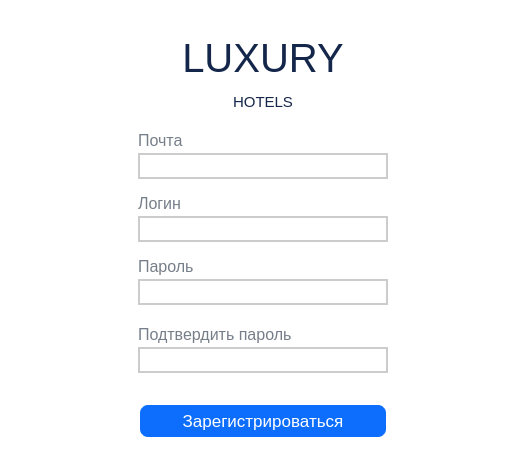
<?xml version="1.0" encoding="UTF-8"?>
<ui version="4.0">
 <class>Registration</class>
 <widget class="QWidget" name="Registration">
  <property name="geometry">
   <rect>
    <x>0</x>
    <y>0</y>
    <width>526</width>
    <height>475</height>
   </rect>
  </property>
  <property name="windowTitle">
   <string>Form</string>
  </property>
  <property name="styleSheet">
   <string notr="true">QWidget
{
	background-color: white;
}

QLabel
{
	color: #767e89;
}
QLabel#label
{
	color: #000;
}

QLineEdit
{
	border: none;
	border: 2px solid #ccc;
}

QLineEdit:focus
{
	border-bottom: 2px solid #28a2a2;
}

QPushButton
{
	background-color: #0d6efd;
	border: 2px solid #fff;
	color: #fff;
	border-radius: 10px;
	padding: 6px;
	margin-top: 10px 
}

QPushButton:hover, QPushButton:clicked
{
		background-color: #0b5ed7;
		border: 2px solid #9ac3fe;
}</string>
  </property>
  <layout class="QGridLayout" name="gridLayout">
   <item row="0" column="0">
    <widget class="QWidget" name="widget" native="true">
     <layout class="QGridLayout" name="gridLayout_2">
      <item row="1" column="2">
       <spacer name="horizontalSpacer_4">
        <property name="orientation">
         <enum>Qt::Horizontal</enum>
        </property>
        <property name="sizeHint" stdset="0">
         <size>
          <width>40</width>
          <height>20</height>
         </size>
        </property>
       </spacer>
      </item>
      <item row="2" column="1">
       <spacer name="verticalSpacer_3">
        <property name="orientation">
         <enum>Qt::Vertical</enum>
        </property>
        <property name="sizeHint" stdset="0">
         <size>
          <width>20</width>
          <height>40</height>
         </size>
        </property>
       </spacer>
      </item>
      <item row="1" column="1">
       <layout class="QVBoxLayout" name="verticalLayout_5">
        <property name="spacing">
         <number>20</number>
        </property>
        <item>
         <widget class="QLabel" name="label_4">
          <property name="font">
           <font>
            <pointsize>20</pointsize>
           </font>
          </property>
          <property name="styleSheet">
           <string notr="true">QLabel#label_4
{
	color: black;
}</string>
          </property>
          <property name="text">
           <string>&lt;html&gt;&lt;head/&gt;&lt;body&gt;&lt;p align=&quot;center&quot;&gt;&lt;span style=&quot; font-size:40px; color:#14274a; text-decoration: none&quot;&gt;LUXURY&lt;/span&gt;&lt;/p&gt;&lt;p align=&quot;center&quot;&gt;&lt;span style=&quot; font-size:15px; color:#14274a; text-decoration: none&quot;&gt;HOTELS&lt;/span&gt;&lt;/p&gt;&lt;/body&gt;&lt;/html&gt;</string>
          </property>
          <property name="alignment">
           <set>Qt::AlignCenter</set>
          </property>
         </widget>
        </item>
        <item>
         <layout class="QVBoxLayout" name="verticalLayout_6">
          <property name="spacing">
           <number>15</number>
          </property>
          <property name="topMargin">
           <number>0</number>
          </property>
          <item>
           <layout class="QVBoxLayout" name="verticalLayout_3">
            <property name="spacing">
             <number>3</number>
            </property>
            <property name="topMargin">
             <number>0</number>
            </property>
            <property name="bottomMargin">
             <number>0</number>
            </property>
            <item>
             <widget class="QLabel" name="label_8">
              <property name="font">
               <font>
                <pointsize>12</pointsize>
               </font>
              </property>
              <property name="text">
               <string>Почта</string>
              </property>
             </widget>
            </item>
            <item>
             <widget class="QLineEdit" name="email_edit">
              <property name="minimumSize">
               <size>
                <width>250</width>
                <height>0</height>
               </size>
              </property>
              <property name="font">
               <font>
                <pointsize>13</pointsize>
               </font>
              </property>
             </widget>
            </item>
           </layout>
          </item>
          <item>
           <layout class="QVBoxLayout" name="verticalLayout_7">
            <property name="spacing">
             <number>3</number>
            </property>
            <item>
             <widget class="QLabel" name="label_5">
              <property name="font">
               <font>
                <pointsize>12</pointsize>
               </font>
              </property>
              <property name="text">
               <string>Логин</string>
              </property>
             </widget>
            </item>
            <item>
             <widget class="QLineEdit" name="login_edit">
              <property name="minimumSize">
               <size>
                <width>250</width>
                <height>0</height>
               </size>
              </property>
              <property name="font">
               <font>
                <pointsize>13</pointsize>
               </font>
              </property>
              <property name="text">
               <string/>
              </property>
             </widget>
            </item>
           </layout>
          </item>
          <item>
           <layout class="QVBoxLayout" name="verticalLayout_8">
            <property name="spacing">
             <number>3</number>
            </property>
            <item>
             <widget class="QLabel" name="label_6">
              <property name="font">
               <font>
                <pointsize>12</pointsize>
               </font>
              </property>
              <property name="text">
               <string>Пароль</string>
              </property>
             </widget>
            </item>
            <item>
             <widget class="QLineEdit" name="password_edit">
              <property name="font">
               <font>
                <pointsize>13</pointsize>
               </font>
              </property>
              <property name="toolTip">
               <string>&lt;!DOCTYPE HTML PUBLIC &quot;-//W3C//DTD HTML 4.0//EN&quot; &quot;http://www.w3.org/TR/REC-html40/strict.dtd&quot;&gt;
&lt;html&gt;&lt;head&gt;&lt;meta name=&quot;qrichtext&quot; content=&quot;1&quot; /&gt;&lt;meta charset=&quot;utf-8&quot; /&gt;&lt;style type=&quot;text/css&quot;&gt;
p, li { white-space: pre-wrap; }
hr { height: 1px; border-width: 0; }
li.unchecked::marker { content: &quot;\2610&quot;; }
li.checked::marker { content: &quot;\2612&quot;; }
&lt;/style&gt;&lt;/head&gt;&lt;body style=&quot; font-family:'Segoe UI'; font-size:9pt; font-weight:400; font-style:normal;&quot;&gt;
&lt;p style=&quot; margin-top:0px; margin-bottom:0px; margin-left:0px; margin-right:0px; -qt-block-indent:0; text-indent:0px;&quot;&gt;&lt;span style=&quot; font-size:11pt;&quot;&gt;Пароль из 8 символов&lt;br /&gt;1 Заглавная буква, &lt;br /&gt;1 специальный символ,&lt;/span&gt;&lt;/p&gt;
&lt;p style=&quot; margin-top:0px; margin-bottom:0px; margin-left:0px; margin-right:0px; -qt-block-indent:0; text-indent:0px;&quot;&gt;&lt;span style=&quot; font-size:11pt;&quot;&gt;1 цифра.&lt;/span&gt;&lt;/p&gt;&lt;/body&gt;&lt;/html&gt;</string>
              </property>
              <property name="inputMethodHints">
               <set>Qt::ImhHiddenText|Qt::ImhNoAutoUppercase|Qt::ImhNoPredictiveText|Qt::ImhSensitiveData</set>
              </property>
              <property name="inputMask">
               <string/>
              </property>
              <property name="echoMode">
               <enum>QLineEdit::Password</enum>
              </property>
             </widget>
            </item>
           </layout>
          </item>
         </layout>
        </item>
        <item>
         <layout class="QVBoxLayout" name="verticalLayout_9" stretch="0,0">
          <property name="spacing">
           <number>3</number>
          </property>
          <item>
           <widget class="QLabel" name="label_7">
            <property name="font">
             <font>
              <pointsize>12</pointsize>
             </font>
            </property>
            <property name="text">
             <string>Подтвердить пароль</string>
            </property>
           </widget>
          </item>
          <item>
           <widget class="QLineEdit" name="confirmpass_edit">
            <property name="font">
             <font>
              <pointsize>13</pointsize>
             </font>
            </property>
            <property name="inputMethodHints">
             <set>Qt::ImhHiddenText|Qt::ImhNoAutoUppercase|Qt::ImhNoPredictiveText|Qt::ImhSensitiveData</set>
            </property>
            <property name="inputMask">
             <string/>
            </property>
            <property name="text">
             <string/>
            </property>
            <property name="echoMode">
             <enum>QLineEdit::Password</enum>
            </property>
            <property name="placeholderText">
             <string/>
            </property>
           </widget>
          </item>
         </layout>
        </item>
        <item>
         <widget class="QPushButton" name="buttonReg">
          <property name="font">
           <font>
            <pointsize>13</pointsize>
           </font>
          </property>
          <property name="text">
           <string>Зарегистрироваться</string>
          </property>
         </widget>
        </item>
       </layout>
      </item>
      <item row="0" column="1">
       <spacer name="verticalSpacer_4">
        <property name="orientation">
         <enum>Qt::Vertical</enum>
        </property>
        <property name="sizeHint" stdset="0">
         <size>
          <width>20</width>
          <height>40</height>
         </size>
        </property>
       </spacer>
      </item>
      <item row="1" column="0">
       <spacer name="horizontalSpacer_3">
        <property name="orientation">
         <enum>Qt::Horizontal</enum>
        </property>
        <property name="sizeHint" stdset="0">
         <size>
          <width>40</width>
          <height>20</height>
         </size>
        </property>
       </spacer>
      </item>
     </layout>
    </widget>
   </item>
  </layout>
 </widget>
 <resources/>
 <connections/>
</ui>
